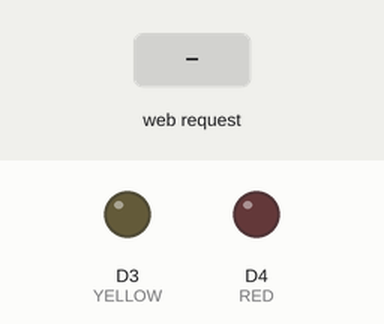
This sketch was run on a simulated ESP8266 (NodeMCU). Shown: output pins drawn as LEDs (lit = HIGH). The test bench sets the inputs (shaded band). WiFi joins after 1.5 s; servers stay silent unless stated; what the sketch prints to the serial monitor is not drawn.

Above: at 2.7 s.
2.8 s: HTTP request GET /red received
At 3.8 s:
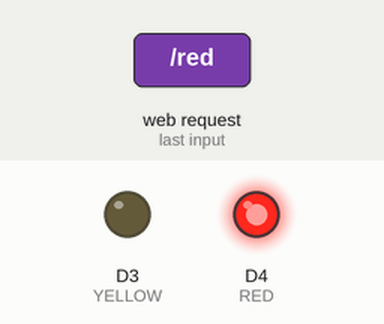
4.3 s: HTTP request GET /yellow received
At 5.0 s:
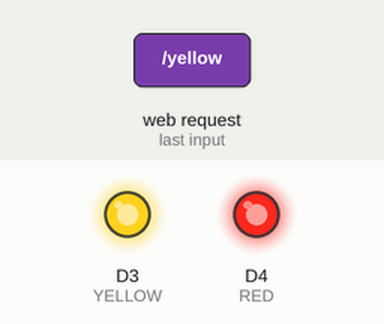
5.8 s: HTTP request GET /red received
At 6.1 s:
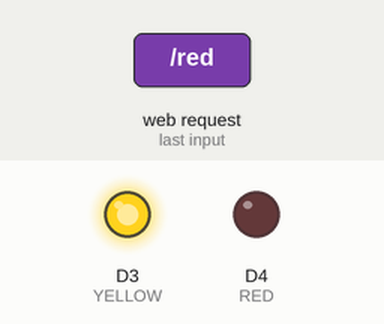
Timing chart, 0 to 8.8 s (numbered marks = the images above; inputs shaded):
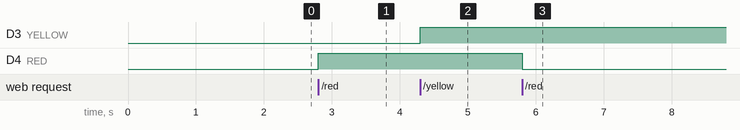

Measured:
- after the input at 2.8 s, D4 (RED): LOW → HIGH at once
- after the input at 4.3 s, D3 (YELLOW): LOW → HIGH at once
- after the input at 5.8 s, D4 (RED): HIGH → LOW at once

The sketch:

led-server.ino
```cpp
#include <ESP8266WiFi.h>
#include <ESP8266WebServer.h>

const char* ssid = "ssid";
const char* password = "pw";
ESP8266WebServer server(80);

const uint8_t YELLOW = D3;
const uint8_t RED = D4;

void setup() {
  Serial.begin(9600);
  setPins();
  setConnection();
  server.on("/", handleRoot);
  server.on("/red", handleRed);
  server.on("/yellow", handleYellow);
  server.begin();
  Serial.println(">>> Ready");
}

void loop() {
  server.handleClient();
}

void handleRoot() {
  server.send(200, "text/html", getHtml(digitalRead(RED), digitalRead(YELLOW)));
}

void handleRed() {
  if(digitalRead(RED) == 0) {
    digitalWrite(RED, 1);
  } else {
    digitalWrite(RED, 0);
  }
  server.send(200, "text/html", getHtml(digitalRead(RED), digitalRead(YELLOW)));
}

void handleYellow() {
  if(digitalRead(YELLOW) == 0) {
    digitalWrite(YELLOW, 1);
  } else {
    digitalWrite(YELLOW, 0);
  }
  server.send(200, "text/html", getHtml(digitalRead(RED), digitalRead(YELLOW)));
}

void setPins() {
  pinMode(YELLOW, OUTPUT);
  digitalWrite(YELLOW, 0);
  pinMode(RED, OUTPUT);
  digitalWrite(RED, 0);
}

void setConnection() {
  WiFi.begin(ssid, password);
  WiFi.mode(WIFI_STA);
  while (WiFi.status() != WL_CONNECTED) {
    delay(500);
  }
  Serial.print(">>> SSID: ");
  Serial.println(ssid);
  Serial.print(">>> IP: ");
  Serial.println(WiFi.localIP());
}

String getHtml(int red, int yellow) {
  String redBG = "grey";
  if(red == 0) {
    redBG = "red";
  } else {
    redBG = "green";
  }
  String yellowBG = "grey";
  if(yellow == 0) {
    yellowBG = "red";
  } else {
    yellowBG = "green";
  }
  return "<html><body><div style=\"height: 100%; width: 100%\"><div style=\"height: 50%; width: 100%\"><a href=\"/red\"><button type=\"button\" style=\"width: 100%; height: 100%; border-radius: 10px; background-color: " + redBG + "\">RED LED</button></a></div><div style=\"height: 50%; width: 100%\"><a href=\"/yellow\"><button type=\"button\" style=\"width: 100%; height: 100%; border-radius: 10px; background-color: " + yellowBG + "\">YELLOW LED</button></a></div></div></body></html>";
}
```
